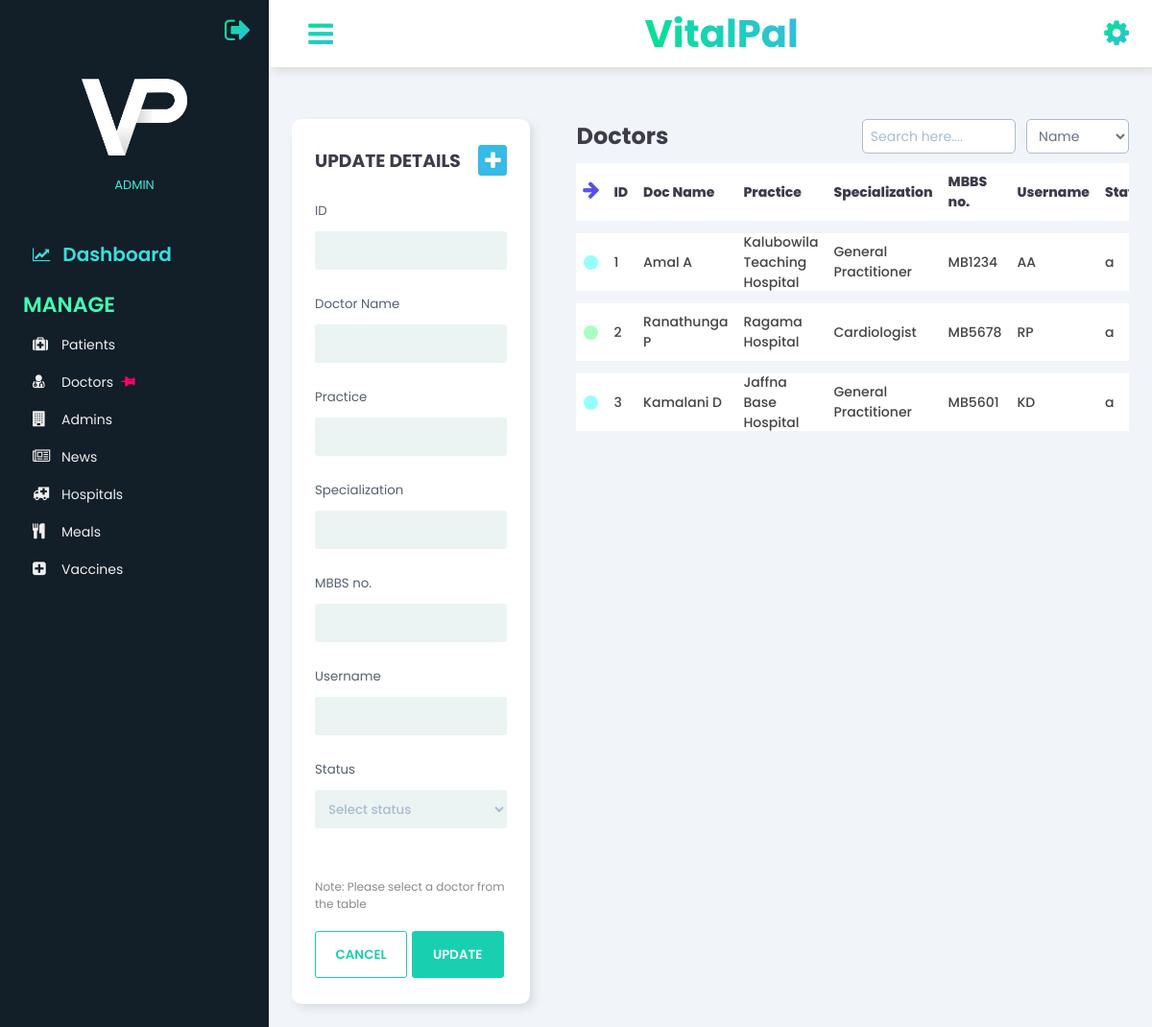
Page /admin/Doctors.php (signed in) on the committed database.
### tables this page shows
CREATE TABLE IF NOT EXISTS `doctor` (
  `doctor_id` int(4) NOT NULL AUTO_INCREMENT,
  `d_name` varchar(30) NOT NULL,
  `place_of_practice` varchar(50) NOT NULL,
  `specialization` varchar(25) NOT NULL,
  `mbbs_no` varchar(10) NOT NULL,
  `d_username` varchar(10) NOT NULL,
  `d_password` varchar(200) NOT NULL,
  `d_status` varchar(1) NOT NULL,
  PRIMARY KEY (`doctor_id`),
  UNIQUE KEY `MBBSno` (`mbbs_no`),
  UNIQUE KEY `d_Username` (`d_username`)
);

### classes/doctor.php (called while the page is built, shortened)
<?php
    class Doctor {
        public function __construct() {
            $con = mysqli_connect(HOST, USER, PASS, DB) or die('Connection Error! '.mysqli_error());
            $this->vpc=$con;
        }
        public function d_fetchdata(){
            $result=mysqli_query($this->vpc,"SELECT * FROM doctor");
            return $result;
        }
    }
?>

### admin/Doctors.php (the view, shortened to what this page needs)
<?php
include_once("../classes/doctor.php");
?>
<!DOCTYPE html>
<html>
    <head>
        <link rel="stylesheet" href="../css/style_3.css?v=<?php echo time(); ?>">
        <link href="https://stackpath.bootstrapcdn.com/font-awesome/4.7.0/css/font-awesome.min.css" rel="stylesheet">
    </head>
    <body>
    <div class="sidebar">
        <div class="sidebar-logout">
            <div class="logout-flex">
                <div class="logout-icons">
                <a href="?q=logout"><span class="fa fa-sign-out"></span></a>
                </div>
            </div>
        </div>
        <div class="sidebar-main">
            <div class="sidebar-user">
                <img src="../images/vitalpal_logo_bw.png" alt="">
                <div class="user-info">
                    <span>ADMIN</span>
                </div>
            </div>
            <div class="sidebar-menu">
                <ul>
                    <li>
                        <a href="Dashboard.php" class="dash">
                            <span class="fa fa-line-chart"></span>
                            Dashboard
                        </a>
                    </li>
                </ul>
                <div class="menu-head">
                    <span>Manage</span>
                </div>
                <ul>
                    <li>
                        <a href="Patients.php">
                            <div class="side-icon">
                                <span class="fa fa-medkit"></span>
                            </div>
                            Patients
                        </a>
                    </li>
                    <li>
                        <a href="Doctors.php">
                            <div class="side-icon">
                                <span class="fa fa-user-md"></span>
                            </div>
                            Doctors
                            <div class="marker">
                                <span class="fa fa-thumb-tack"></span>
                            </div>
                        </a>
                    </li>
                    <li>
                        <a href="Admins.php">
                            <div class="side-icon">
                                <span class="fa fa-building"></span>
                            </div>
                            Admins
                        </a>
                    </li>
                    <li>
                        <a href="News.php">
                            <div class="side-icon">
                                <span class="fa fa-newspaper-o"></span>
                            </div>
                            News
                        </a>
                    </li>
                    <li>
                        <a href="Hospitals.php">
                            <div class="side-icon">
                                <span class="fa fa-ambulance"></span>
                            </div>
                            Hospitals
                        </a>
                    </li>
                    <li>
                        <a href="Meals.php">
                            <div class="side-icon">
                                <span class="fa fa-cutlery"></span>
                            </div>
                            Meals
                        </a>
                    </li>
                    <li>
                        <a href="Vaccines.php">
                            <div class="side-icon">
                                <span class="fa fa-plus-square"></span>
                            </div>
                            Vaccines
                        </a>
                    </li>
                </ul>
            </div>
        </div>
    </div>
    <div class="main-content">
        <header>
            <div class="menu-toggle">
                <label for="sidebar-toggle">
                    <span class="fa fa-bars"></span>
                </label>
            </div>
            <div class="header-heading">
                <a href="Dashboard.php"><h2>VitalPal</h2></a>
            </div>
            <div class="header-icons">
                <span class="fa fa-cog"> </span>
            </div>
        </header>
        <main>
            <div class="grid">
                <form action="" method="POST" id="form">
                    <div class="form-card">
                        <div class="form-head">
                            <h3>UPDATE DETAILS</h3>
                            <div  id="show-insert" class="showinsert"><span class="fa fa-plus"></span></div>
                        </div>
                        <div class="form-input">
                            <small>ID </small> <br>
                            <input  type="text" name="id" id="d_id" required data-readonly>
                        </div>
                        <div class="form-input">
                            <small>Doctor Name </small> <br>
                            <input  type="text" name="name" id="d_name" required>
                        </div>
                        <div class="form-input">
                            <small>Practice</small> <br>
                            <input  type="text" name="practice" id="d_practice" required>
                        </div>
                        <div class="form-input">
                            <small>Specialization</small> <br>
                            <input  type="text" name="specialization" id="d_specialization" required>
                        </div>
                        <div class="form-input">
                            <small>MBBS no.</small> <br>
                            <input  type="text" name="mbbs" id="d_mbbs" required>
                        </div>
                        <div class="form-input">
                            <small>Username</small> <br>
                            <input  type="text" name="username" id="d_username" required>
                        </div>
                        <div class="form-input">
                            <small>Status </small> <br>
                            <select name="status" class="currentstatus" id="d_status" required>
                                <option value="" selected hidden>Select status</option>
                            </select>
                        </div>
                        <div class="form-note">
                            <p>Note: Please select a doctor from the table </p>
                        </div>
                        <div class="form-btn">
                            <input type="reset" name="reset"  class="cancel-btn" value="Cancel">
                            <input type="submit" name="submitUpdate" class="update-btn" value="Update" id="submitbtn">
                        </div>
                    </div>
                </form>
                <div class="data">
                    <div class="filtering">
                        <h2>Doctors</h2>
                        <input type="text" name="search" id="search" placeholder="Search here...." >
                        <select data="fa fa-filter" name="filter" class="searchbyfilter" id="searchfilter" required>
                            <option value="2">Name</option>
                        </select>
                    </div>
                    <div class="table-responsive">
                        <table id="table" width="100%">
                            <tbody>
                                <tr class="table-heading">
                                    <td>
                                        <div class="indicator-heading">
                                            <span class="fa fa-arrow-down"></span>
                                        </div>
                                    </td>
                                    <td>
                                        <div>
                                            <p>ID</p>
                                        </div>
                                    </td>
                                    <td>
                                        <div>
                                            <p>Doc Name</p>
                                        </div>
                                    </td>
                                    <td>
                                        <div>
                                            <p>Practice</p>
                                        </div>
                                    </td>
                                    <td>
                                        <div>
                                            <p>Specialization</p>
                                        </div>
                                    </td>
                                    <td>
                                        <div>
                                            <p>MBBS no.</p>
                                        </div>
                                    </td>
                                    <td>
                                        <div>
                                            <p>Username</p>
                                        </div>
                                    </td>
                                    <td>
                                        <div>
                                            <p>Status</p>
                                        </div>
                                    </td>
                                </tr>
                                <?php
                                    include_once '../classes/doctor.php';
                                    $fetchdata=new Doctor();
                                    $sql=$fetchdata->d_fetchdata();
                                    $cnt=1;
                                    while($row=mysqli_fetch_array($sql))
                                    {
                                echo '
                                <tr>
                                    <td>
                                        <div>
                                            <span class="indicator"></span>
                                        </div>
                                    </td>
                                    <td id=id'.$cnt.'>
                                        <div>
                                            '.$row['doctor_id'].'
                                        </div>
                                    </td>
                                    <td id=name'.$cnt.'>
                                        <div>
                                            '.$row['d_name'].'
                                        </div>
                                    </td>
                                    <td id=practice'.$cnt.'>
                                        <div>
                                            '.$row['place_of_practice'].'
                                        </div>
                                    </td>
                                    <td id=specialization'.$cnt.'>
                                        <div>
                                            '.$row['specialization'].'
                                        </div>
                                    </td>
                                    <td id=mbbs'.$cnt.'>
                                        <div>
                                            '.$row['mbbs_no'].'
                                        </div>
                                    </td>
                                    <td id=username'.$cnt.'>
                                        <div>
                                            '.$row['d_username'].'
                                        </div>
                                    </td>
                                    <td id=status'.$cnt.'>
                                        <div>
                                            '.$row['d_status'].'
                                        </div>
                                    </td>
                                            <button  id="updaterow" onclick="loadData('.$cnt.')"><span class="fa fa-pencil"></span></button>
                                </tr>
                                ';
                                   $cnt++;
                                    }
                                ?>
                            </tbody>
                        </table>
                    </div>
                </div>
            </div>
        </main>
    </div>
    </body>
</html>

### rows in the picture
doctor: doctor_id "1", d_name "Amal A", place_of_practice "Kalubowila Teaching Hospital", specialization "General Practitioner", mbbs_no "MB1234", d_username "AA", d_status "a"
doctor: doctor_id "2", d_name "Ranathunga P", place_of_practice "Ragama Hospital", specialization "Cardiologist", mbbs_no "MB5678", d_username "RP", d_status "a"
doctor: doctor_id "3", d_name "Kamalani D", place_of_practice "Jaffna Base Hospital", specialization "General Practitioner", mbbs_no "MB5601", d_username "KD", d_status "a"
